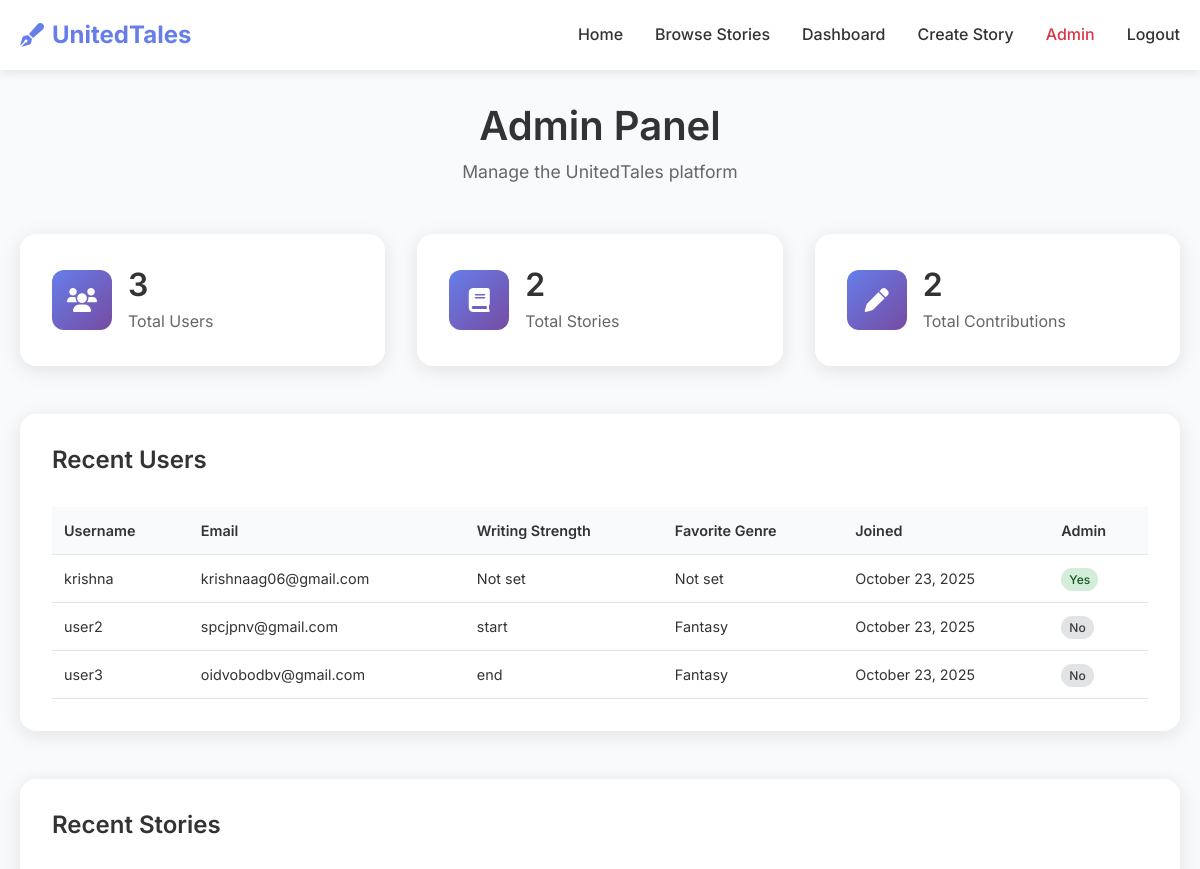
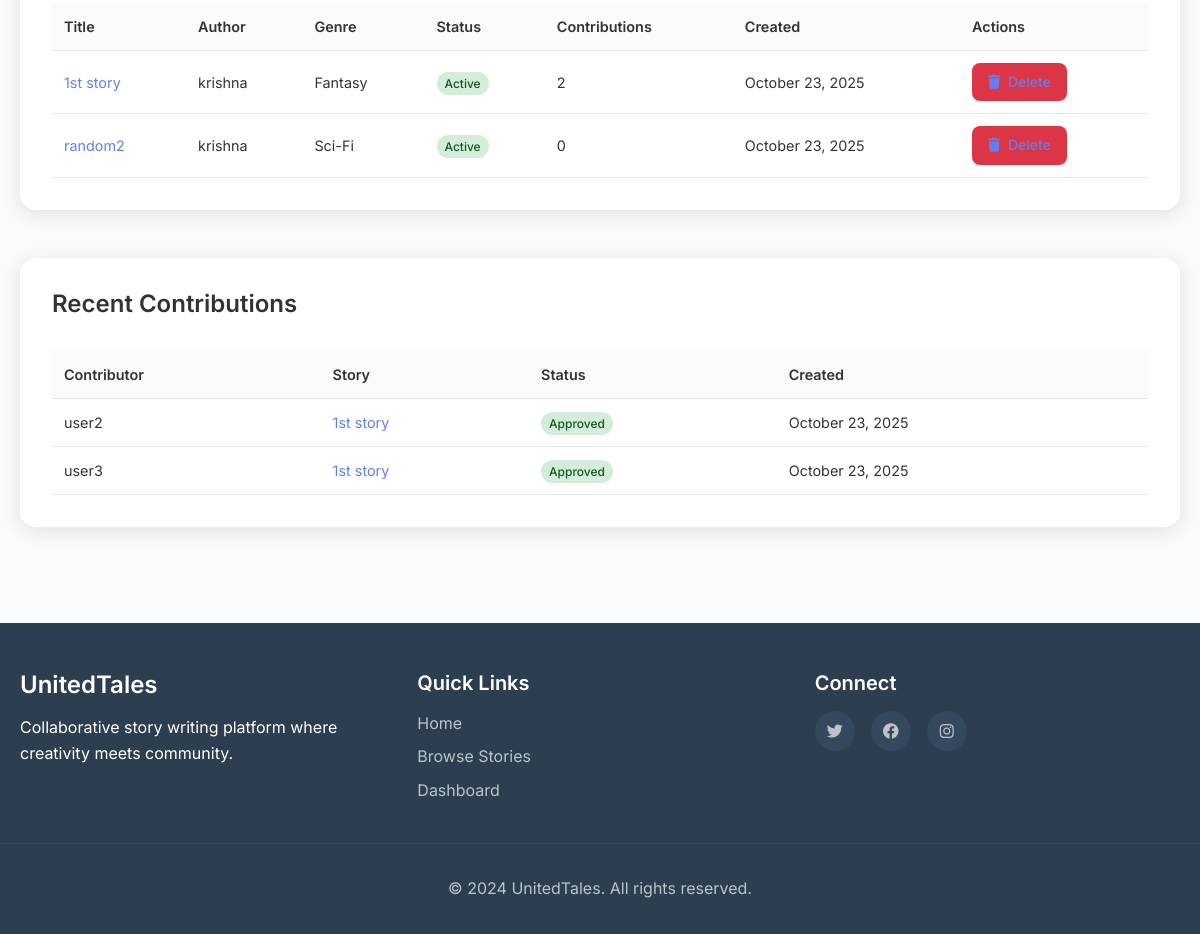
The page /admin (signed in) on the database its author committed (2 pictures, top to bottom).
### app.py (models this page shows)
class User(db.Model):
    id = db.Column(db.Integer, primary_key=True)
    username = db.Column(db.String(80), unique=True, nullable=False)
    email = db.Column(db.String(120), unique=True, nullable=False)
    password_hash = db.Column(db.String(120), nullable=False)
    is_admin = db.Column(db.Boolean, default=False)
    writing_strength = db.Column(db.String(50))  # start, end, plot, twist
    favorite_genre = db.Column(db.String(50))
    created_at = db.Column(db.DateTime, default=datetime.utcnow)

class Story(db.Model):
    id = db.Column(db.Integer, primary_key=True)
    title = db.Column(db.String(200), nullable=False)
    content = db.Column(db.Text, nullable=False)
    genre = db.Column(db.String(50))
    status = db.Column(db.String(20), default='active')  # active, completed, archived
    author_id = db.Column(db.Integer, db.ForeignKey('user.id'), nullable=False)
    created_at = db.Column(db.DateTime, default=datetime.utcnow)
    updated_at = db.Column(db.DateTime, default=datetime.utcnow, onupdate=datetime.utcnow)
    author = db.relationship('User', backref=db.backref('stories', lazy=True))
    contributions = db.relationship('Contribution', backref='story', lazy=True, cascade='all, delete-orphan')

class Contribution(db.Model):
    id = db.Column(db.Integer, primary_key=True)
    content = db.Column(db.Text, nullable=False)
    contributor_id = db.Column(db.Integer, db.ForeignKey('user.id'), nullable=False)
    story_id = db.Column(db.Integer, db.ForeignKey('story.id'), nullable=False)
    status = db.Column(db.String(20), default='pending')  # pending, approved, rejected
    created_at = db.Column(db.DateTime, default=datetime.utcnow)
    contributor = db.relationship('User', backref=db.backref('contributions', lazy=True))

### app.py (the view)
@app.route('/admin')
def admin_panel():
    if 'user_id' not in session:
        return redirect(url_for('login'))
    user = User.query.get(session['user_id'])
    if not user.is_admin:
        flash('Access denied. Admin privileges required.')
        return redirect(url_for('dashboard'))
    users = User.query.all()
    stories = Story.query.all()
    contributions = Contribution.query.all()
    return render_template('admin.html', users=users, stories=stories, contributions=contributions)

### app.py (called while the page is built)
@app.context_processor
def inject_user():
    if 'user_id' in session:
        user = User.query.get(session['user_id'])
        return dict(user=user)
    return dict(user=None)

### templates/admin.html (shortened to what this page needs)
{% extends "base.html" %}  {% block content %}
<div class="admin-container">
  <div class="admin-header">
    <h1>Admin Panel</h1>
    <p>Manage the UnitedTales platform</p>
  </div>
  <div class="admin-stats">
    <div class="stat-card">
      <div class="stat-icon">
        <i class="fas fa-users"></i>
      </div>
      <div class="stat-content">
        <h3>{{ users|length }}</h3>
        <p>Total Users</p>
      </div>
    </div>
    <div class="stat-card">
      <div class="stat-icon">
        <i class="fas fa-book"></i>
      </div>
      <div class="stat-content">
        <h3>{{ stories|length }}</h3>
        <p>Total Stories</p>
      </div>
    </div>
    <div class="stat-card">
      <div class="stat-icon">
        <i class="fas fa-pen"></i>
      </div>
      <div class="stat-content">
        <h3>{{ contributions|length }}</h3>
        <p>Total Contributions</p>
      </div>
    </div>
  </div>
  <div class="admin-sections">
    <div class="admin-section">
      <h2>Recent Users</h2>
      <div class="admin-table-container">
        <table class="admin-table">
          <thead>
            <tr>
              <th>Username</th>
              <th>Email</th>
              <th>Writing Strength</th>
              <th>Favorite Genre</th>
              <th>Joined</th>
              <th>Admin</th>
            </tr>
          </thead>
          <tbody>
            {% for user in users[-10:] %}
            <tr>
              <td>{{ user.username }}</td>
              <td>{{ user.email }}</td>
              <td>{{ user.writing_strength or 'Not set' }}</td>
              <td>{{ user.favorite_genre or 'Not set' }}</td>
              <td>{{ user.created_at.strftime('%B %d, %Y') }}</td>
              <td>
                {% if user.is_admin %}
                <span class="badge badge-success">Yes</span>
                {% else %}
                <span class="badge badge-secondary">No</span>
                {% endif %}
              </td>
            </tr>
            {% endfor %}
          </tbody>
        </table>
      </div>
    </div>
    <div class="admin-section">
      <h2>Recent Stories</h2>
      <div class="admin-table-container">
        <table class="admin-table">
          <thead>
            <tr>
              <th>Title</th>
              <th>Author</th>
              <th>Genre</th>
              <th>Status</th>
              <th>Contributions</th>
              <th>Created</th>
              <th>Actions</th>
            </tr>
          </thead>
          <tbody>
            {% for story in stories[-10:] %}
            <tr>
              <td>
                <a href="{{ url_for('story_detail', story_id=story.id) }}"
                  >{{ story.title }}</a
                >
              </td>
              <td>{{ story.author.username }}</td>
              <td>{{ story.genre }}</td>
              <td>
                <span class="badge badge-{{ story.status }}"
                  >{{ story.status.title() }}</span
                >
              </td>
              <td>{{ story.contributions|length }}</td>
              <td>{{ story.created_at.strftime('%B %d, %Y') }}</td>
              <td>
                <a
                  href="{{ url_for('delete_story', story_id=story.id) }}"
                  class="btn btn-danger btn-sm"
                  onclick="return confirm('Are you sure you want to delete this story? This action cannot be undone.')"
                >
                  <i class="fas fa-trash"></i> Delete
                </a>
              </td>
            </tr>
            {% endfor %}
          </tbody>
        </table>
      </div>
    </div>
    <div class="admin-section">
      <h2>Recent Contributions</h2>
      <div class="admin-table-container">
        <table class="admin-table">
          <thead>
            <tr>
              <th>Contributor</th>
              <th>Story</th>
              <th>Status</th>
              <th>Created</th>
            </tr>
          </thead>
          <tbody>
            {% for contribution in contributions[-10:] %}
            <tr>
              <td>{{ contribution.contributor.username }}</td>
              <td>
                <a
                  href="{{ url_for('story_detail', story_id=contribution.story.id) }}"
                  >{{ contribution.story.title }}</a
                >
              </td>
              <td>
                <span class="badge badge-{{ contribution.status }}"
                  >{{ contribution.status.title() }}</span
                >
              </td>
              <td>{{ contribution.created_at.strftime('%B %d, %Y') }}</td>
            </tr>
            {% endfor %}
          </tbody>
        </table>
      </div>
    </div>
  </div>
</div>
{% endblock %}

### static/css/style.css (style rules this page uses)
* { margin: 0; padding: 0; box-sizing: border-box; }
body { font-family: "Inter", sans-serif; line-height: 1.6; color: #333; background-color: #f8fafc; }
h1, h2, h3, h4, h5, h6 { font-weight: 600; line-height: 1.2; margin-bottom: 1rem; }
h1 { font-size: 2.5rem; }
h2 { font-size: 2rem; }
h3 { font-size: 1.5rem; }
p { margin-bottom: 1rem; }
.btn { display: inline-block; padding: 12px 24px; border: none; border-radius: 8px; text-decoration: none; font-weight: 500; text-align: center; cursor: pointer; transition: all 0.3s ease; font-size: 1rem; }
.btn-danger { background: #dc3545; color: white; }
.btn-danger i { margin-right: 0.25rem; }
.btn i { margin-right: 0.25rem; }
.btn-sm { padding: 8px 16px; font-size: 0.875rem; }
.stat-card { background: white; border-radius: 16px; padding: 2rem; box-shadow: 0 4px 20px rgba(0, 0, 0, 0.1); display: flex; align-items: center; gap: 1rem; }
.stat-icon { width: 60px; height: 60px; background: linear-gradient(135deg, #667eea 0%, #764ba2 100%); border-radius: 12px; display: flex; align-items: center; justify-content: center; }
.stat-icon i { font-size: 1.5rem; color: white; }
.stat-content h3 { font-size: 2rem; margin-bottom: 0.25rem; color: #333; }
.stat-content p { color: #666; margin: 0; }
.admin-container { max-width: 1400px; margin: 0 auto; padding: 2rem 20px; }
.admin-header { text-align: center; margin-bottom: 3rem; }
.admin-header h1 { font-size: 2.5rem; margin-bottom: 0.5rem; }
.admin-header p { color: #666; font-size: 1.1rem; }
.admin-stats { display: grid; grid-template-columns: repeat(auto-fit, minmax(200px, 1fr)); gap: 2rem; margin-bottom: 3rem; }
.admin-sections { display: grid; gap: 3rem; }
.admin-section { background: white; border-radius: 16px; padding: 2rem; box-shadow: 0 4px 20px rgba(0, 0, 0, 0.1); }
.admin-section h2 { margin-bottom: 2rem; font-size: 1.5rem; }
.admin-table-container { overflow-x: auto; }
.admin-table { width: 100%; border-collapse: collapse; font-size: 0.9rem; }
.admin-table th, .admin-table td { padding: 12px; text-align: left; border-bottom: 1px solid #e1e5e9; }
.admin-table th { background: #f8fafc; font-weight: 600; color: #333; }
.admin-table a { color: #667eea; text-decoration: none; }
.badge { padding: 4px 8px; border-radius: 12px; font-size: 0.75rem; font-weight: 500; }
.badge-success { background: #d4edda; color: #155724; }
.badge-secondary { background: #e2e3e5; color: #383d41; }
.badge-active { background: #d4edda; color: #155724; }
.badge-approved { background: #d4edda; color: #155724; }

### rows shown on the page
User: username "krishna", email "krishnaag06@gmail.com", writing_strength "Not set", favorite_genre "Not set", created_at "October 23, 2025", is_admin "Yes"
User: username "user2", email "spcjpnv@gmail.com", writing_strength "start", favorite_genre "Fantasy", created_at "October 23, 2025", is_admin "No"
User: username "user3", email "oidvobodbv@gmail.com", writing_strength "end", favorite_genre "Fantasy", created_at "October 23, 2025", is_admin "No"
Story: title "1st story", author.username "krishna", genre "Fantasy", status "Active", contributions|length "2", created_at "October 23, 2025"
Story: title "random2", author.username "krishna", genre "Sci-Fi", status "Active", contributions|length "0", created_at "October 23, 2025"
Contribution: contributor.username "user2", story "1st story", status "Approved", created_at "October 23, 2025"
Contribution: contributor.username "user3", story "1st story", status "Approved", created_at "October 23, 2025"

### other values the page prints
{{ users|length }} "3"
{{ stories|length }} "2"
{{ contributions|length }} "2"
